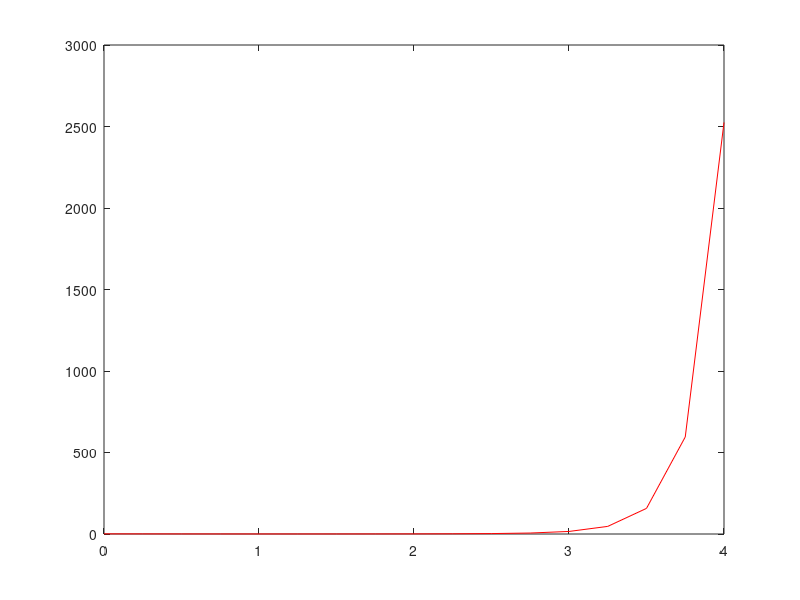

This figure's MATLAB source:
h=0.25; %step size
xfinal=4; %solve from x=[0,xfinal]
x(1)=0;y(1)=1; %initial condition 
f=@(x,y)y*x^2-1.1*y; %given function
for i=1:ceil(xfinal/h)
    x(i+1)=x(i)+h;
    y(i+1)=y(i)+f(x(i),y(i))*h;
end
plot(x,y,'r')%red color
hold on

